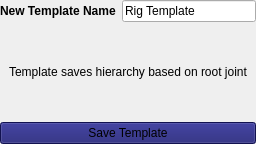
           <widget class="QWidget" name="page_save_RigTemplate">
            <property name="geometry">
             <rect>
              <x>0</x>
              <y>0</y>
              <width>256</width>
              <height>144</height>
             </rect>
            </property>
            <attribute name="label">
             <string>Save Rig Template</string>
            </attribute>
            <layout class="QVBoxLayout" name="verticalLayout_24">
             <property name="spacing">
              <number>6</number>
             </property>
             <property name="leftMargin">
              <number>0</number>
             </property>
             <property name="topMargin">
              <number>0</number>
             </property>
             <property name="rightMargin">
              <number>0</number>
             </property>
             <property name="bottomMargin">
              <number>0</number>
             </property>
             <item>
              <layout class="QVBoxLayout" name="verticalLayout_23">
               <item>
                <layout class="QHBoxLayout" name="horizontalLayout_8">
                 <item>
                  <widget class="QLabel" name="label_10">
                   <property name="font">
                    <font>
                     <weight>75</weight>
                     <bold>true</bold>
                    </font>
                   </property>
                   <property name="text">
                    <string>New Template Name</string>
                   </property>
                  </widget>
                 </item>
                 <item>
                  <widget class="QLineEdit" name="lineEdit_TemplateName">
                   <property name="text">
                    <string>Rig Template</string>
                   </property>
                  </widget>
                 </item>
                </layout>
               </item>
               <item>
                <widget class="QLabel" name="label_13">
                 <property name="text">
                  <string>Template saves hierarchy based on root joint</string>
                 </property>
                 <property name="alignment">
                  <set>Qt::AlignCenter</set>
                 </property>
                 <property name="wordWrap">
                  <bool>true</bool>
                 </property>
                </widget>
               </item>
               <item>
                <widget class="QPushButton" name="btn_saveRigTemplate">
                 <property name="styleSheet">
                  <string notr="true">QPushButton{
    background-color: midnightblue;
}</string>
                 </property>
                 <property name="text">
                  <string>Save Template</string>
                 </property>
                </widget>
               </item>
              </layout>
             </item>
            </layout>
           </widget>
